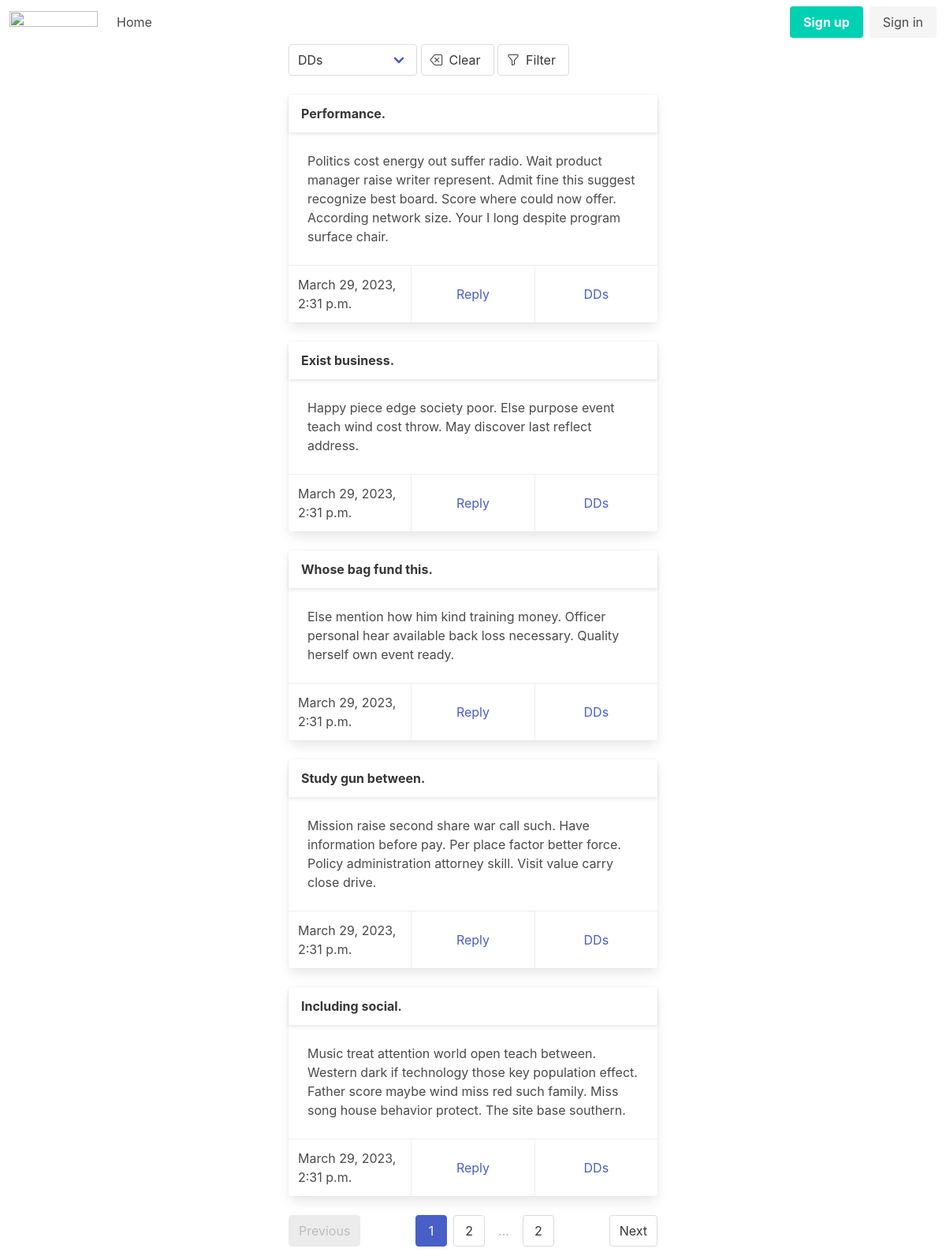
Screenshot of /?category=3 with the database file from the repository.
### boardapp/models.py (models this page shows, shortened)
class Post(models.Model):
    author = models.ForeignKey(settings.AUTH_USER_MODEL, on_delete=models.CASCADE, verbose_name=_('Name'))
    title = models.CharField(max_length=255, verbose_name=_('Title'))
    text = models.TextField(verbose_name=_('Text'))
    category = models.ForeignKey(Category, on_delete=models.RESTRICT, verbose_name=_('Category'))
    date = models.DateTimeField(auto_now_add=True, verbose_name=_('Date'))
    class Meta:
        verbose_name = _('Post')
        verbose_name_plural = _('Posts')

class Category(models.Model):
    name = models.CharField(max_length=50, unique=True, verbose_name=_('Name'))
    def __str__(self):
        return f'{self.name}'
    class Meta:
        verbose_name = _('Category')
        verbose_name_plural = _('categories')

### boardapp/views.py (the view)
# urls.py: path('', PostListView.as_view(), name='home'),
class PostListView(FilterView):
    template_name = 'post_list.html'
    filterset_class = PostFilter
    paginate_by = 5
    model = Post

### boardapp/templatetags/custom_filters.py (called while the page is built)
@register.simple_tag(takes_context=True)
def url_replace(context, **kwargs):
    _dict = context['request'].GET.copy()
    for key, value in kwargs.items():
        _dict[key] = value
    return _dict.urlencode()

### templates/post_list.html (shortened to what this page needs)
{% extends 'base/base.html' %}
{% load i18n %}
{% load widget_tweaks %}
{% load custom_filters %}
{% block content %}
<div class="columns is-centered">
  <div class="column is-half">
{% if filter %}
<form class="mb-5" action="" method="get">
  <div class="input-group">
    {% for field in filter.form %}
    <div class="select">{{ field }}</div>
    {% endfor %}
    {% if filter.is_bound %}
    {% translate "Clear" as clear %}
    <a href="{% url request.resolver_match.view_name %}" class="button"
       title="{{ clear }}">
      <span class="icon-text">
        <span class="icon"><i class="bi bi-backspace"></i></span>
        <span>{{ clear }}</span>
      </span>
    </a>
    {% endif %}
    {% translate "Filter" as filter %}
    <button type="submit" class="button" title="{{ filter }}">
      <span class="icon-text">
        <span class="icon"><i class="bi bi-funnel"></i></span>
        <span>{{ filter }}</span>
      </span>
    </button>
  </div>
</form>
{% endif %}
{% if object_list %}
  {% for post in object_list %}
    <div class="card mb-5">
      <header class="card-header">
        <p class="card-header-title">{{ post.title }}</p>
      </header>
      <div class="card-content">
        <div class="content">{{ post.text }}</div>
      </div>
      <footer class="card-footer">
        {% block card-action %}
        <p class="card-footer-item">{{ post.date }}</p>
        <a href="{% url 'reply_create' post=post.pk %}" class="card-footer-item">{% trans "Reply" %}</a>
        <a href="?{% url_replace category=post.category.pk %}" class="card-footer-item">{{ post.category }}</a>
        {% endblock card-action %}
      </footer>
    </div>
  {% endfor %}
{% else %}
  <h2>{% trans "Nothing here!" %}</h2>
{% endif %}
<nav class="pagination is-centered" role="navigation" aria-label="pagination">
  {% if page_obj.has_previous %}
  <a href="?{% url_replace page=page_obj.previous_page_number %}" class="pagination-previous">
    {% trans "Previous" %}</a>
  {% else %}
  <a class="pagination-previous is-disabled">{% trans "Previous" %}</a>
  {% endif %}
  <ul class="pagination-list">
    <li><a class="pagination-link is-current" aria-current="page">
      {{ page_obj.number }}</a></li>
    {% if page_obj.has_next %}
    <li><a href="?{% url_replace page=page_obj.next_page_number %}" class="pagination-link">
      {{ page_obj.next_page_number }}</a></li>
    <li><span class="pagination-ellipsis">&hellip;</span></li>
    <li><a href="?page={{ page_obj.paginator.num_pages }}" class="pagination-link">
      {{ page_obj.paginator.num_pages }}</a></li>
    {% endif %}
  </ul>
  {% if page_obj.has_next %}
  <a href="?{% url_replace page=page_obj.next_page_number %}" class="pagination-next">{% trans "Next" %}</a>
  {% else %}
  <a class="pagination-next is-disabled">{% trans "Next" %}</a>
  {% endif %}
</nav>
  </div>
</div>
{% endblock content %}

### rows the page displays
Post: title "Performance.", text "Politics cost energy out suffer radio. Wait product manager raise writer represent. Admit fine this suggest recognize best board. Score where could now offer. According network size. Your I long despite program surface chair.", date "March 29, 2023, 2:31 p.m.", category "DDs"
Post: title "Exist business.", text "Happy piece edge society poor. Else purpose event teach wind cost throw. May discover last reflect address.", date "March 29, 2023, 2:31 p.m.", category "DDs"
Post: title "Whose bag fund this.", text "Else mention how him kind training money. Officer personal hear available back loss necessary. Quality herself own event ready.", date "March 29, 2023, 2:31 p.m.", category "DDs"
Post: title "Study gun between.", text "Mission raise second share war call such. Have information before pay. Per place factor better force. Policy administration attorney skill. Visit value carry close drive.", date "March 29, 2023, 2:31 p.m.", category "DDs"
Post: title "Including social.", text "Music treat attention world open teach between. Western dark if technology those key population effect. Father score maybe wind miss red such family. Miss song house behavior protect. The site base southern.", date "March 29, 2023, 2:31 p.m.", category "DDs"

### other values shown
{{ clear }} "Clear"
{{ filter }} "Filter"
{{ page_obj.number }} "1"
{{ page_obj.next_page_number }} "2"
{{ page_obj.paginator.num_pages }} "2"
